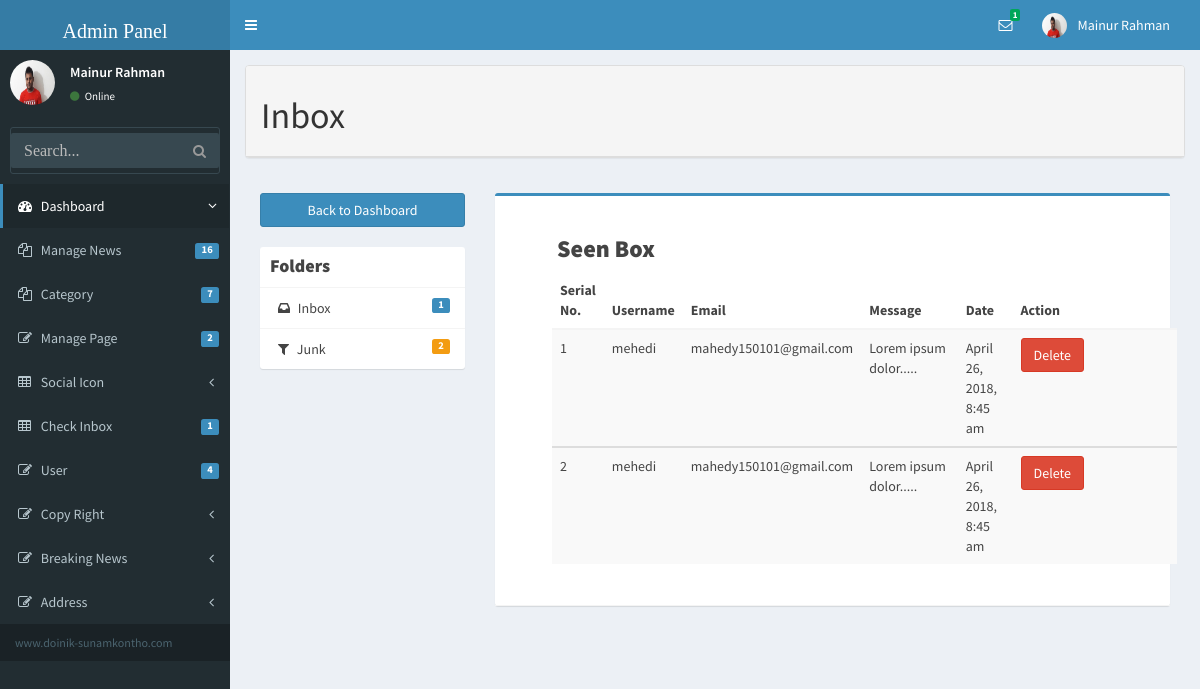
The page /admin/junk.php (signed in) on the database its author committed.
### tables this page shows
CREATE TABLE `user_contact` (
  `id` int(11) NOT NULL,
  `username` varchar(32) NOT NULL,
  `email` varchar(32) NOT NULL,
  `comments` text NOT NULL,
  `flag` int(11) NOT NULL DEFAULT '0',
  `date` timestamp NOT NULL DEFAULT CURRENT_TIMESTAMP
);

### library/Database.php (called while the page is built, shortened)
<?php
Class Database{
	public $host   = DB_HOST;
	public $user   = DB_USER;
	public $pass   = DB_PASS;
	public $dbname = DB_NAME;
	public $link;
	private function connectDB(){
	$this->link = new mysqli($this->host, $this->user, $this->pass, $this->dbname);
     $this->link->query("set_character_setresults='utf8'");
     $this->link->set_charset("utf8");
   }
	public function select($query){
		$result = $this->link->query($query) or die($this->link->error.__LINE__);
		if($result->num_rows > 0){
			return $result;
		} else {
			return false;
		}
	}
}

### library/Session.php (called while the page is built, shortened)
<?php
class Session
{
	public static function get($key){
		if (isset($_SESSION[$key])){
			$result = $_SESSION[$key];
		}
		if (isset($result)) {
			return $result;
		}else{
			return false;
		}
	}
}
?>

### library/Helper.php (called while the page is built, shortened)
<?php
class helper{
	public function formatDate($date){
		return date('F j, Y, g:i a', strtotime($date));
	}
	public function textShorten($text, $limit = 500){
        $text = $text." ";
        $text = substr($text, 0, $limit);
        $text = substr($text, 0, strrpos($text, ' '));
        $text = $text.".....";
        return $text;
	}
}
?>

### admin/junk.php (the view, shortened to what this page needs)
<?php include('include/header.php'); ?>
   <?php include('include/sidebar.php'); ?>
      <div class="content-wrapper">
        <section class="content">
          <div class="row">
            <div class="col-md-12">
            <div class="panel panel-default">
              <div class="panel-heading">
          <h1>
            Inbox
          </h1>
              </div>
              </div>
               <section class="content">
          <div class="row">
            <div class="col-md-3">
              <a href="index.php" class="btn btn-primary btn-block margin-bottom">Back to Dashboard</a>
              <div class="box box-solid">
                <div class="box-header with-border">
                  <h3 class="box-title">Folders</h3>
                </div>
                <div class="box-body no-padding">
                  <ul class="nav nav-pills nav-stacked">
                    <li><a href="inbox.php"><i class="fa fa-inbox"></i> Inbox
        <?php
               $sql = "SELECT * FROM  user_contact WHERE flag = '0'";
               $message = $db->select($sql);
               if ($message) {
                $i = 0;
                  while ( $result = $message->fetch_assoc()) {
                    $i++;
           ?>
                      <span class="label label-primary pull-right"><?php if (isset($i)) {
                      echo $i;
                      } else echo "0"; ?>
                       <?php   }  } ?>
                    </a>
                     </li>
                    <li><a href="junk.php"><i class="fa fa-filter"></i> Junk
           <?php
               $sql = "SELECT * FROM  user_contact WHERE flag = '1'";
               $message = $db->select($sql);
               if ($message) {
                $i = 0;
                  while ( $result = $message->fetch_assoc()) {
                    $i++;
            }  }
           ?>
                     <span class="label label-waring pull-right"><?php if (isset($i)) {
                      echo $i;
                      } else echo "0"; ?>
             </a></li>
                  </ul>
                </div>
              </div>
            </div>
            <div class="col-md-9">
              <div class="box box-primary">
                <div class="box-header with-border">
              <div class="panel-heading">
                 <h3>Seen Box</h3>
                <div class="block">
                    <table class="table table-striped" style="margin-left: 32px;">
                      <thead>
                         <tr>
                          <th width="10">Serial No.</th>
                          <th width="10%">Username</th>
                          <th width="10%">Email</th>
                          <th width="20%">Message</th>
                          <th width="10%">Date</th>
                          <th width="40%">Action</th>
                        </tr>
                      </thead>
    <?php
               $sql = "SELECT * FROM  user_contact WHERE flag = '1' ORDER BY id DESC";
               $message = $db->select($sql);
               if ($message) {
                $i = 0;
                  while ( $result = $message->fetch_assoc()) {
                    $i++;
     ?>
                  <tbody>
                     <tr>
                          <td><?php echo $i; ?></td>
                          <td><?php echo $result['username'];?></td>
                          <td><?php echo $result['email'];?></td>
                          <td><?php echo  $sql_injection->textShorten($result['comments'],20);?></td>
                          <td><?php echo $sql_injection->formatDate($result['date']); ?></td>
                          <td><a onclick ="return confirm('Are you sure to delete this text?')" href="?textid=<?php echo $result['id']; ?>" class="btn btn-danger">Delete</a></td>
                        </tr>
                  </tbody>
                  <?php } } ?>
                </table>
                </div>
              </div>
            </div>
          </div>
        </section>
           </div>
          </div>
        </section>
      </div>
    </div>
  </body>
</html>
<?php include 'include/footer.php'; ?>

### admin/include/header.php (shortened to what this page needs)
<?php include '../library/Session.php';
?>
<?php include '../library/Database.php'; ?>
<?php include '../library/Helper.php'; ?>
<?php
 $db = new Database();
 $sql_injection = new helper()
?>
<!DOCTYPE html>
<html>
  <head>
    <link href="bootstrap/css/bootstrap.min.css" rel="stylesheet" type="text/css" />
    <link href="https://maxcdn.bootstrapcdn.com/font-awesome/4.3.0/css/font-awesome.min.css" rel="stylesheet" type="text/css" />
    <link href="http://code.ionicframework.com/ionicons/2.0.0/css/ionicons.min.css" rel="stylesheet" type="text/css" />
    <link href="dist/css/AdminLTE.min.css" rel="stylesheet" type="text/css" />
    <link href="dist/css/skins/_all-skins.min.css" rel="stylesheet" type="text/css" />
    <link href="dist/css/font-awesome.min.css" rel="stylesheet" type="text/css" />
    <link rel="stylesheet" type="text/css" href="dist/css/form.css"/>
    <link rel="stylesheet" href="//code.jquery.com/ui/1.12.1/themes/base/jquery-ui.css"/>
  </head>
  <body class="skin-blue">
    <div class="wrapper">
      <?php
    $userId = Session::get('userId');
      ?>
      <header class="main-header">
        <a href="index.php" class="logo"><h1 style="font-family: impact; font-size: 20px;">Admin Panel</h1></a>
        <nav class="navbar navbar-static-top" role="navigation">
          <a href="#" class="sidebar-toggle" data-toggle="offcanvas" role="button">
          </a>
          <div class="navbar-custom-menu">
            <ul class="nav navbar-nav">
              <li class="dropdown messages-menu">
                <a href="#" class="dropdown-toggle" data-toggle="dropdown">
                  <i class="fa fa-envelope-o"></i>
              <?php
                 $query  = "SELECT * FROM user_contact where flag = '0'";
              $result = $db->select($query);
              if ($result) {
                $i=0;
                while ($data = $result->fetch_assoc()) {
                 $i++;
               ?>
               <?php } } ?>
                  <span class="label label-success"><?php if (isset($i)) {
                   echo $i;
                  } else echo"0" ?></span>
                </a>
              </li>
              <li class="dropdown user user-menu">
                <?php
                 $query  = "SELECT * FROM tbl_admin where id = '$userId'";
              $result = $db->select($query);
              if ($result) {
                while ($data = $result->fetch_assoc()) {
               ?>
                <a href="#" class="dropdown-toggle" data-toggle="dropdown">
                  <img src="<?php  echo $data['image']; ?>" class="user-image" alt=""/>
                  <span class="hidden-xs"><?php  echo $data['name']; ?></span>
                </a>
              </li>
              <?php }  } ?>
            </ul>
          </div>
        </nav>
      </header>

### admin/include/sidebar.php (shortened to what this page needs)
  <aside class="main-sidebar">
    <section class="sidebar">
      <div class="user-panel">
 <?php
$userId = Session::get('userId');
  ?>
          <?php
             $query  = "SELECT * FROM tbl_admin where id = '$userId'";
          $result = $db->select($query);
          if ($result) {
            while ($data = $result->fetch_assoc()) {
           ?>
        <div class="pull-left image">
          <img src="<?php  echo $data['image']; ?>" class="img-circle" alt="User Image" />
        </div>
        <div class="pull-left info">
          <p><?php  echo $data['name']; ?></p>
          <a href="#"><i class="fa fa-circle text-success"></i> Online</a>
        </div>
        <?php } } ?>
      </div>
      <form action="news_search.php" method="get" class="sidebar-form">
        <div class="input-group">
          <input type="text" name="search" class="form-control" placeholder="Search..." style="margin-bottom: 5px;" />
          <span class="input-group-btn">
            <button type='submit' id='search-btn' class="btn btn-flat"><i class="fa fa-search"></i></button>
          </span>
        </div>
      </form>
      <ul class="sidebar-menu">
        <li class="active treeview">
          <a href="index.php">
            <i class="fa fa-dashboard"></i> <span>Dashboard</span> <i class="fa fa-angle-left pull-right"></i>
          </a>
        </li>
        <li class="treeview">
          <a href="#">
            <i class="fa fa-files-o"></i>
            <span>Manage News</span>
           <?php
             $query  = "SELECT * FROM tbl_post";
          $result = $db->select($query);
          if ($result) {
            $i=0;
            while ($data = $result->fetch_assoc()) {
             $i++;
              }
            }
           ?>
            <span class="label label-primary pull-right"><?php echo $i; ?></span>
          </a>
        </li>
          <li class="treeview">
          <a href="#">
            <i class="fa fa-files-o"></i>
            <span>Category</span>
          <?php
             $query  = "SELECT * FROM category";
              $result = $db->select($query);
               if ($result) {
                $i=0;
                while ($data = $result->fetch_assoc()) {
               $i++;
              }
            }
           ?>
            <span class="label label-primary pull-right"><?php echo $i; ?></span>
          </a>
        </li>
        <li class="treeview">
          <a href="#">
            <i class="fa fa-edit"></i> <span>Manage Page</span>
            <?php
              $query  = "SELECT * FROM tbl_page";
               $result = $db->select($query);
                if ($result) {
                 $i=0;
                while ($data = $result->fetch_assoc()) {
               $i++;
              }
            }
           ?>
            <span class="label label-primary pull-right"><?php echo $i; ?></span>
          </a>
        </li>
        <li class="treeview">
          <a href="#">
            <i class="fa fa-table"></i> <span>Social Icon</span>
            <i class="fa fa-angle-left pull-right"></i>
          </a>
        </li>
        <li class="treeview">
          <a href="#">
            <i class="fa fa-table"></i> <span>Check Inbox</span>
            <?php
             $query  = "SELECT * FROM user_contact where flag='0'";
               $result = $db->select($query);
               if ($result) {
                 $i=0;
                while ($data = $result->fetch_assoc()) {
               $i++;
              }
            }
           ?>
            <span class="label label-primary pull-right"><?php echo $i; ?></span>
          </a>
        <?php
         $query  = "SELECT * FROM user_contact";
             $result = $db->select($query);
              if ($result) {
               $i=0;
                while ($data = $result->fetch_assoc()) {
               $i++;
              }
            }
           ?>
        </li>
        <li class="treeview">
          <a href="#">
            <i class="fa fa-edit"></i> <span>User</span>
         <?php
           $query  = "SELECT * FROM tbl_admin";
             $result = $db->select($query);
              if ($result) {
               $i=0;
                while ($data = $result->fetch_assoc()) {
               $i++;
              }
            }
           ?>
          <span class="label label-primary pull-right"><?php echo $i; ?></span>
          </a>
        </li>
        <li class="treeview">
          <a href="#">
            <i class="fa fa-edit"></i> <span>Copy Right</span>
            <i class="fa fa-angle-left pull-right"></i>
          </a>
        </li>
        <li class="treeview">
          <a href="#">
            <i class="fa fa-edit"></i> <span>Breaking News</span>
            <i class="fa fa-angle-left pull-right"></i>
          </a>
        </li>
         <li class="treeview">
          <a href="#">
            <i class="fa fa-edit"></i> <span>Address</span>
            <i class="fa fa-angle-left pull-right"></i>
          </a>
        </li>
        <li class="header">www.doinik-sunamkontho.com</li>
      </ul>
    </section>
  </aside>

### rows shown on the page
user_contact: username "mehedi", email "mahedy150101@gmail.com", comments "Lorem ipsum dolor.....", date "April 26, 2018, 8:45 am"
user_contact: username "mehedi", email "mahedy150101@gmail.com", comments "Lorem ipsum dolor.....", date "April 26, 2018, 8:45 am"

### other values the page prints
$i "1"
$data['name'] "Mainur Rahman"
$i "16"
$i "7"
$i "2"
$i "4"
